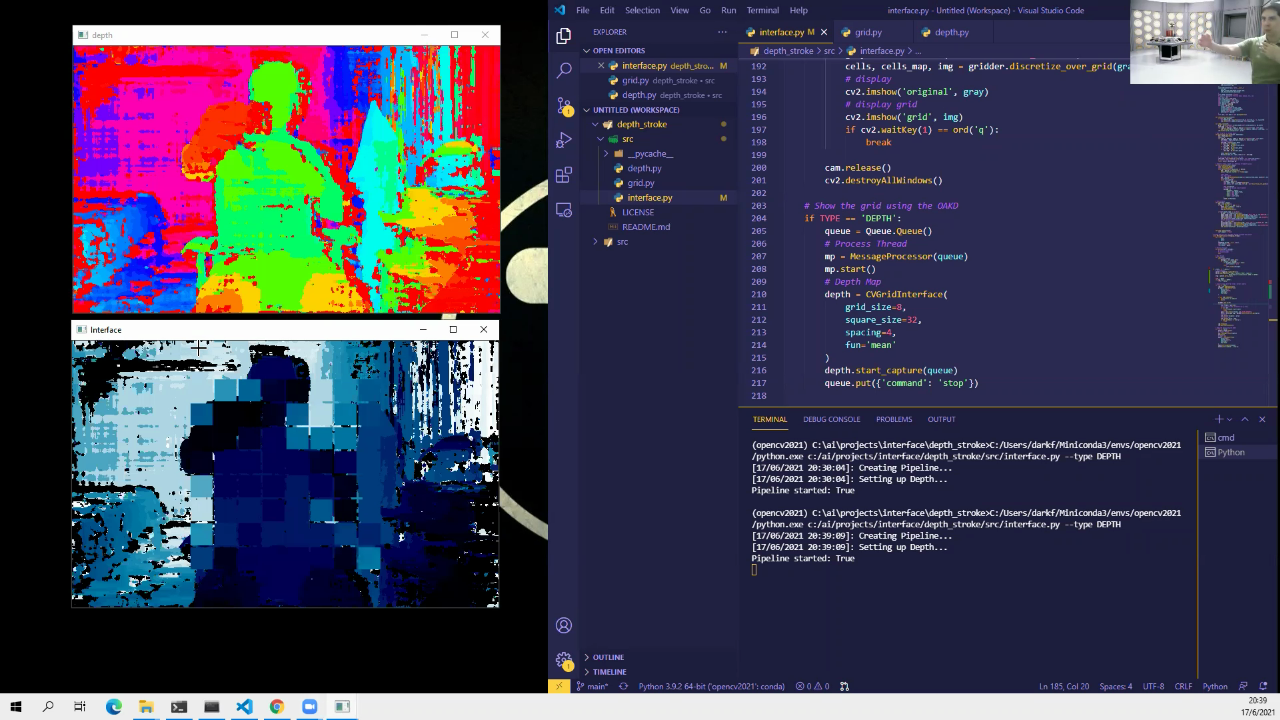
#> input picture img/Frame-00867.png, 1280 x 720 px, given in place of the camera
$ python interface.py   (older library calls are emulated)
#> lines starting #> are read from the running program, lines starting #| are printed output that depends on the picture; after the words box and inside, x2 and y2 are one past the last pixel; in counts of white or black regions, pixels touching at a corner belong together
### src/grid.py
import cv2
import numpy as np

class Grid:
    def __init__(
        self,
        size=64,
        spacing=2,
        square_size=5,
        screen_width=800,
        screen_heigth=600,
        center=True,
        starting_x=0,
        starting_y=0
    ):
        # Number of squares
        self.size = size
        # Spacing between squares
        self.spacing = spacing
        # Square size
        self.square_size = square_size
        # screen size
        self.screen_width = screen_width
        self.screen_height = screen_heigth
        # Center
        self.center = center
        # Starting position in x and y
        self.starting_x = starting_x
        self.starting_y = starting_y

    def generate(self):
        total_size = self.size * self.square_size + (self.size-1) * self.spacing
        if self.center:
            self.starting_x = self.screen_width//2 - total_size//2
            self.starting_y = self.screen_height//2 - total_size//2

        starting_pos = []
        ending_pos = []
        offset_x = self.starting_x
        for _ in range(self.size):
            pos_x = offset_x
            offset_y = self.starting_y
            for _ in range(self.size):
                pos_y = offset_y
                starting_pos.append((pos_x, pos_y))
                ending_pos.append((pos_x+self.square_size, pos_y+self.square_size))
                offset_y += self.square_size + self.spacing
            offset_x += self.square_size + self.spacing
        return starting_pos, ending_pos


# [22 lines that do not run on import are left out]

### src/depth.py
import cv2
import numpy as np
import depthai as dai
from datetime import datetime
import queue as Queue
import threading

# Depth Map using OAKD camera and depthai library
class DepthMap:
    def __init__(self, fps=20, depth_stream_name='depth', cam_resolution='400'):
        # Camera options = 400, 720, 800
        cam_res = {
            '400': (
                    dai.MonoCameraProperties.SensorResolution.THE_400_P,
                    640,
                    400
                ),
            '720': (
                    dai.MonoCameraProperties.SensorResolution.THE_720_P,
                    1280,
                    720
                ),
            '800': (
                    dai.MonoCameraProperties.SensorResolution.THE_800_P,
                    1280,
                    800
                )
        }
        self.mono_resolution_left = cam_res[cam_resolution][0]
        self.mono_resolution_right = cam_res[cam_resolution][0]
        self.res_w = cam_res[cam_resolution][1]
        self.res_h = cam_res[cam_resolution][2]
        self.fps = fps
        self.depth_stream_name = depth_stream_name
        self.capture = False
        self.depth_frame = None
        self.show_display = True

    # [86 lines left out: functions initialize_display, create_pipeline, start_capture, show, not called in this run]

    def stop_capture(self):
        self.capture = False


class MessageProcessor(threading.Thread):
    # [23 lines left out: functions __init__, process, run, not called in this run]

# [9 lines that do not run on import are left out]

### src/interface.py
import cv2
import numpy as np
import depthai as dai
from datetime import datetime
import queue as Queue
import threading
import depth
import grid
import argparse

# Grid Interface
class CVGridInterface(depth.DepthMap):
    def __init__(
            self,
            fps=20,
            fun='mean',
            grid_size=16,
            square_size=10,
            spacing=2,
            depth_stream_name='depth',
            cam_resolution='400'
        ):
        super(CVGridInterface, self).__init__(
            fps=fps,
            depth_stream_name=depth_stream_name,
            cam_resolution=cam_resolution
        )
        self.depth_resolution = 2**16
        # Types of aggregaton function mean, median, min, max
        self.fun = fun
        self.grid_size = grid_size
        self.screen_width = self.res_w
        self.screen_height = self.res_h
        self.square_size = square_size
        self.spacing = spacing
        self.grid = grid.Grid(
            size=self.grid_size,
            screen_width=self.screen_width,
            screen_heigth=self.screen_height,
            square_size=self.square_size,
            spacing=self.spacing
        )
        self.spos, self.epos = self.grid.generate()

    # [4 lines left out: function initialize_display, not called in this run]

    def show_grid(self):
        grid = np.zeros((self.screen_height,self.screen_width,3), np.uint8)
        color_bgr = (81,111,231)
        for (spos_x, spos_y), (epos_x, epos_y) in zip(self.spos, self.epos):
            cv2.rectangle(grid, (spos_x, spos_y), (epos_x, epos_y), color_bgr, -1)
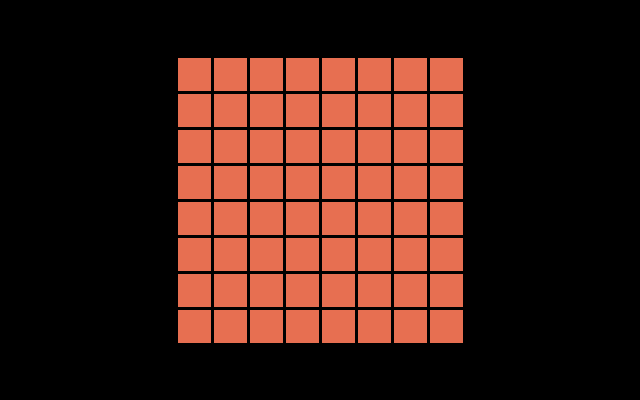
#> grid: shape (400, 640, 3); mean of channels 0, 1, 2 22.1, 30.2, 62.9; drawn as B, G, R
        cv2.imshow('grid_configuration', grid)

    # Use the grid to average depth
    def discretize_over_grid(self, depth_map):
        dm = depth_map.copy()
        cells = []
        for (spos_x, spos_y), (epos_x, epos_y) in zip(self.spos, self.epos):
            cell_data = depth_map[spos_y:epos_y+1, spos_x:epos_x+1]
            # print(cell_data)
            cell_agg = np.mean(cell_data)
            if self.fun == 'median':
                cell_agg = np.median(cell_data)
            if self.fun == 'min':
                cell_agg = np.min(cell_data)
            if self.fun == 'max':
                cell_agg = np.max(cell_data)

            cells.append(cell_agg)
            dm[spos_y:epos_y+1, spos_x:epos_x+1] = cell_agg

        # re-arrange cells list into a 2d map
        cells_map = np.reshape(np.array(cells), (-1, self.grid_size)).T
        # Lists of cells, nparray 2d of cells, depth_map modified
        return cells, cells_map, dm

    # Capture (loop), queue is a blocking threadsafe queue
    # [47 lines left out: functions start_capture, show, not called in this run]


    def stop_capture(self):
        self.capture = False

# Thread that process messages through a thread safe queue
class MessageProcessor(threading.Thread):
    # [23 lines left out: functions __init__, process, run, not called in this run]

if __name__ == "__main__":
    # Grid options:
    parser = argparse.ArgumentParser()
    parser.add_argument('--type', default="GRID", type=str,
                        help="Type of visualization: GRID or DEPTH")
    args = parser.parse_args()

    TYPE = 'GRID'
    if args.type == 'DEPTH':
        TYPE = 'DEPTH'

    # Just to show the Grid using a normal camera
    if TYPE == 'GRID':
        cam = cv2.VideoCapture(0)
        gridder = CVGridInterface(
            grid_size=8,
            square_size=32,
            spacing=4,
            fun='mean'
        )

        if not cam.isOpened():
            print("Error in Camera")
            exit()

        gridder.show_grid()
        while True:
            ret, frame = cam.read()
#> frame is the input picture: shape (720, 1280, 3); mean B, G, R 83.1, 61.4, 62
            # if frame is read correctly ret is True
            if not ret:
                print("Cannot read frame")
                break
            gray = cv2.cvtColor(frame, cv2.COLOR_BGR2GRAY)
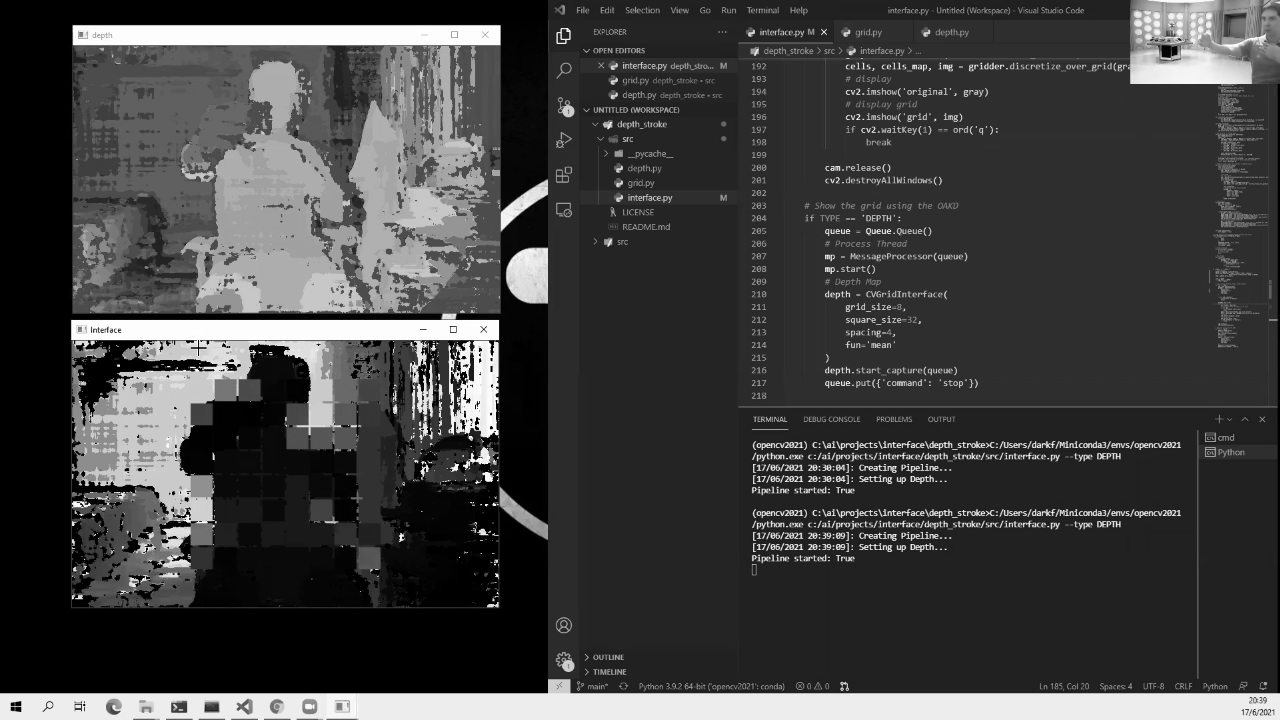
#> gray: shape (720, 1280); min 0, max 255, mean 64
            cells, cells_map, img = gridder.discretize_over_grid(gray)
#> the loop in discretize_over_grid, `for (spos_x, spos_y), (epos_x, epos_y) in zip(self.spos, self.epos):` made 64 passes
#> pass 1, in discretize_over_grid, `cell_data = depth_map[spos_y:epos_y+1, spos_x:epos_x+1]`:
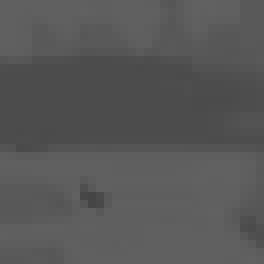
#> cell_data: shape (33, 33) (shown 8 times larger); min 69, max 97, mean 87.4
#> pass 2, in discretize_over_grid, `cell_data = depth_map[spos_y:epos_y+1, spos_x:epos_x+1]`:
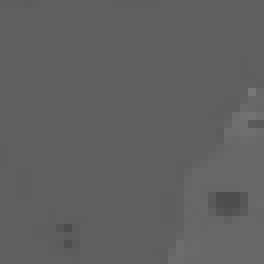
#> cell_data: shape (33, 33) (shown 8 times larger); min 76, max 118, mean 96.8
#> pass 3, in discretize_over_grid, `cell_data = depth_map[spos_y:epos_y+1, spos_x:epos_x+1]`:
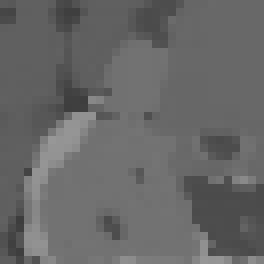
#> cell_data: shape (33, 33) (shown 8 times larger); min 61, max 151, mean 103
#> after the loop in discretize_over_grid, `for (spos_x, spos_y), (epos_x, epos_y) in zip(self.spos, self.epos):`:
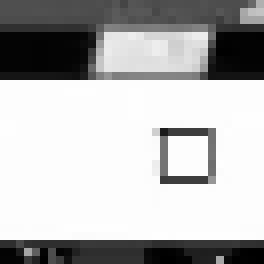
#> cell_data: shape (33, 33) (shown 8 times larger); min 0, max 254, mean 180.2
#> after the loop in discretize_over_grid, `for (spos_x, spos_y), (epos_x, epos_y) in zip(self.spos, self.epos):`:
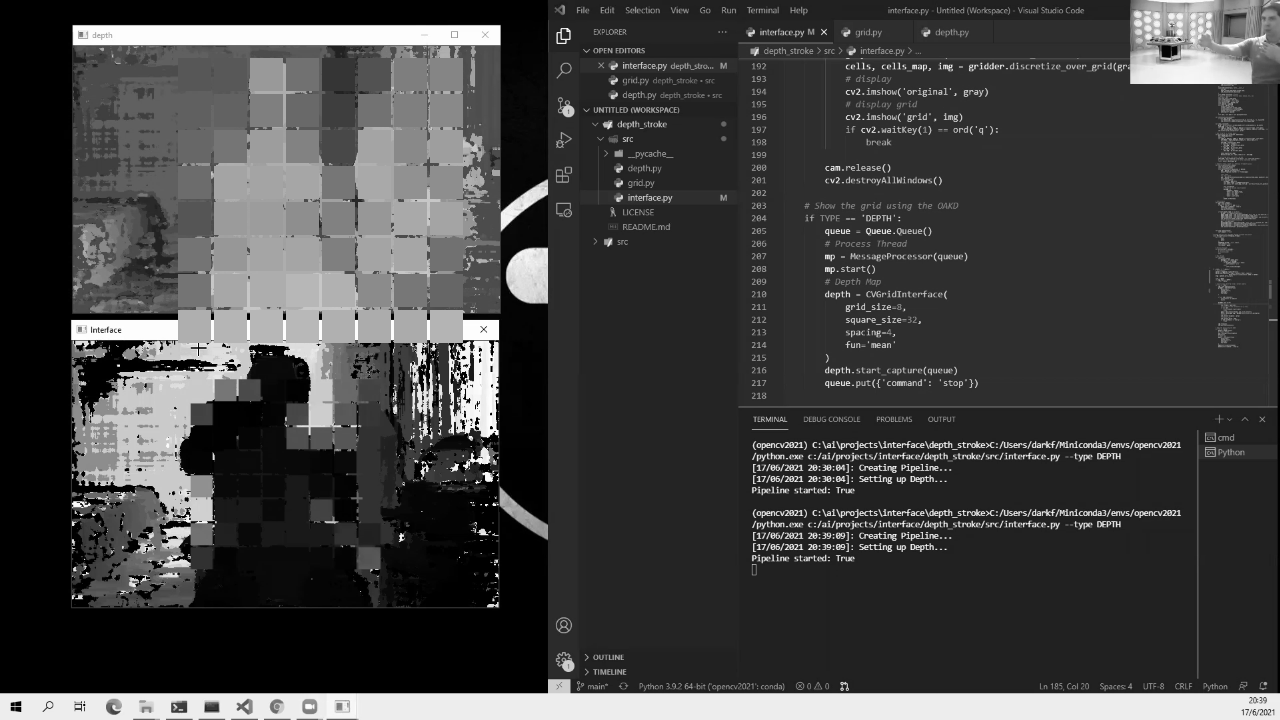
#> dm: shape (720, 1280); 7.33% of pixels changed, all inside (x1, y1, x2, y2) = (178, 58, 463, 343)
#> after the loop in discretize_over_grid, `for (spos_x, spos_y), (epos_x, epos_y) in zip(self.spos, self.epos):`: cells = 64 values, max 184.1 at index 31, min 53.5 at index 32, mean 138.5
            # display
            cv2.imshow('original', gray)
            # display grid
            cv2.imshow('grid', img)
            if cv2.waitKey(1) == ord('q'):
#> (key q is pressed here)
                break

        cam.release()
        cv2.destroyAllWindows()

    # Show the grid using the OAKD
    if TYPE == 'DEPTH':
        queue = Queue.Queue()
        # Process Thread
        mp = MessageProcessor(queue)
        mp.start()
        # Depth Map
        depth = CVGridInterface(
            grid_size=8,
            square_size=32,
            spacing=4,
            fun='mean'
        )
        depth.start_capture(queue)
        queue.put({'command': 'stop'})
